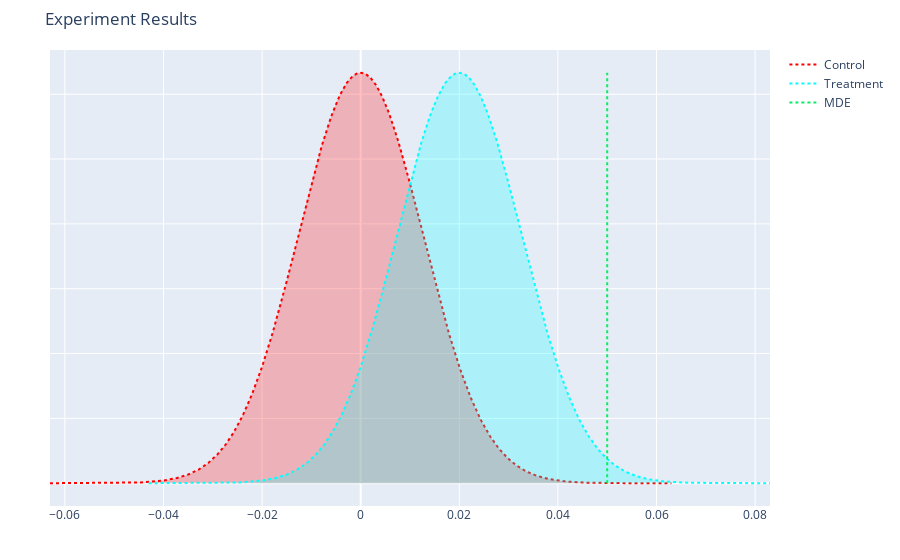

Notebook code cell kept with this figure:
### Markdown cell above
- Case 3

### Code cell
# Results in KDE (case 3)

kde_3 = ab_exp.get_experiment_results(min_sample_size, .08, min_sample_size, .1, 'KDE')
kde_3

### Figure 1 — Plotly figure (JSON) as saved in the notebook; plotly's stock layout.template omitted (floating-point values rounded to 4 significant figures; data arrays with more than 128 entries replaced by an {"elided": "..."} marker saying what was removed)
{"data": [{"line": {"color": "red", "dash": "dot"}, "mode": "lines", "name": "Control", "type": "scatter", "x": {"elided": "1031 float values"}, "y": {"elided": "1031 float values"}}, {"fill": "tozeroy", "fillcolor": "rgba(255,0,0,0.25)", "mode": "none", "name": "Control Area", "showlegend": false, "type": "scatter", "x": {"elided": "1031 float values"}, "y": {"elided": "1031 float values"}}, {"line": {"color": "cyan", "dash": "dot"}, "mode": "lines", "name": "Treatment", "type": "scatter", "x": {"elided": "1031 float values"}, "y": {"elided": "1031 float values"}}, {"fill": "tozeroy", "fillcolor": "rgba(0,255,255,0.25)", "mode": "none", "name": "Treatment Area", "showlegend": false, "type": "scatter", "x": {"elided": "1031 float values"}, "y": {"elided": "1031 float values"}}, {"line": {"color": "#04ef62", "dash": "dot"}, "mode": "lines", "name": "MDE", "type": "scatter", "x": [0.05, 0.05], "y": [0, 31.65]}], "layout": {"autosize": true, "margin": {"b": 50, "l": 50, "r": 50, "t": 50}, "title": {"text": "Experiment Results"}, "xaxis": {"title": {"text": ""}}, "yaxis": {"showticklabels": false, "title": {"text": ""}}}}
